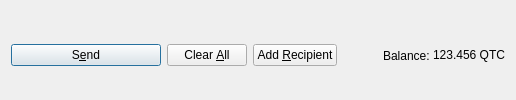
         <widget class="QFrame" name="frame_Send">
          <layout class="QHBoxLayout" name="horizontalLayout">
           <property name="bottomMargin">
            <number>0</number>
           </property>
           <item>
            <widget class="QPushButton" name="sendButton">
             <property name="minimumSize">
              <size>
               <width>150</width>
               <height>0</height>
              </size>
             </property>
             <property name="toolTip">
              <string>Confirm the send action</string>
             </property>
             <property name="text">
              <string>S&amp;end</string>
             </property>
             <property name="icon">
              <iconset resource="../quintet.qrc">
               <normaloff>:/icons/send</normaloff>:/icons/send</iconset>
             </property>
             <property name="autoDefault">
              <bool>false</bool>
             </property>
             <property name="default">
              <bool>true</bool>
             </property>
            </widget>
           </item>
           <item>
            <widget class="QPushButton" name="clearButton">
             <property name="sizePolicy">
              <sizepolicy hsizetype="Minimum" vsizetype="Fixed">
               <horstretch>0</horstretch>
               <verstretch>0</verstretch>
              </sizepolicy>
             </property>
             <property name="toolTip">
              <string>Clear all fields of the form.</string>
             </property>
             <property name="text">
              <string>Clear &amp;All</string>
             </property>
             <property name="icon">
              <iconset resource="../quintet.qrc">
               <normaloff>:/icons/remove</normaloff>:/icons/remove</iconset>
             </property>
             <property name="autoDefault">
              <bool>false</bool>
             </property>
            </widget>
           </item>
           <item>
            <widget class="QPushButton" name="addButton">
             <property name="toolTip">
              <string>Send to multiple recipients at once</string>
             </property>
             <property name="text">
              <string>Add &amp;Recipient</string>
             </property>
             <property name="icon">
              <iconset resource="../quintet.qrc">
               <normaloff>:/icons/add</normaloff>:/icons/add</iconset>
             </property>
             <property name="autoDefault">
              <bool>false</bool>
             </property>
            </widget>
           </item>
           <item>
            <spacer name="horizontalSpacer">
             <property name="orientation">
              <enum>Qt::Horizontal</enum>
             </property>
             <property name="sizeHint" stdset="0">
              <size>
               <width>40</width>
               <height>20</height>
              </size>
             </property>
            </spacer>
           </item>
           <item>
            <layout class="QHBoxLayout" name="horizontalLayout_2">
             <property name="spacing">
              <number>3</number>
             </property>
             <item>
              <widget class="QLabel" name="label">
               <property name="text">
                <string>Balance:</string>
               </property>
              </widget>
             </item>
             <item>
              <widget class="QLabel" name="labelBalance">
               <property name="sizePolicy">
                <sizepolicy hsizetype="Preferred" vsizetype="Fixed">
                 <horstretch>0</horstretch>
                 <verstretch>0</verstretch>
                </sizepolicy>
               </property>
               <property name="cursor">
                <cursorShape>IBeamCursor</cursorShape>
               </property>
               <property name="text">
                <string notr="true">123.456 QTC</string>
               </property>
               <property name="textInteractionFlags">
                <set>Qt::LinksAccessibleByMouse|Qt::TextSelectableByKeyboard|Qt::TextSelectableByMouse</set>
               </property>
              </widget>
             </item>
            </layout>
           </item>
          </layout>
         </widget>
